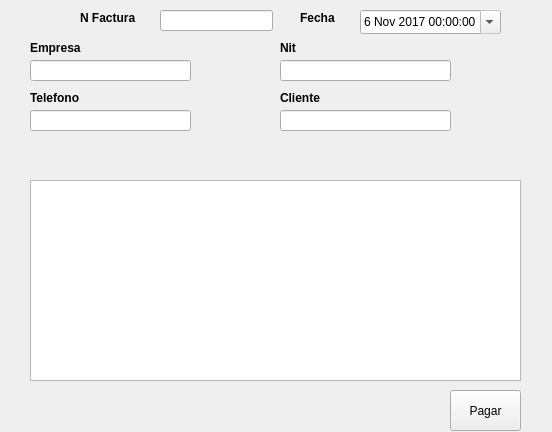
<?xml version="1.0" encoding="UTF-8"?>
<ui version="4.0">
 <class>Facturar</class>
 <widget class="QWidget" name="Facturar">
  <property name="geometry">
   <rect>
    <x>0</x>
    <y>0</y>
    <width>552</width>
    <height>432</height>
   </rect>
  </property>
  <property name="windowTitle">
   <string>Facturar</string>
  </property>
  <widget class="QLineEdit" name="lineEmpresa">
   <property name="geometry">
    <rect>
     <x>30</x>
     <y>60</y>
     <width>161</width>
     <height>21</height>
    </rect>
   </property>
  </widget>
  <widget class="QLineEdit" name="lineNit">
   <property name="geometry">
    <rect>
     <x>280</x>
     <y>60</y>
     <width>171</width>
     <height>21</height>
    </rect>
   </property>
  </widget>
  <widget class="QLineEdit" name="lineTelefono">
   <property name="geometry">
    <rect>
     <x>30</x>
     <y>110</y>
     <width>161</width>
     <height>21</height>
    </rect>
   </property>
  </widget>
  <widget class="QLineEdit" name="lineCliente">
   <property name="geometry">
    <rect>
     <x>280</x>
     <y>110</y>
     <width>171</width>
     <height>21</height>
    </rect>
   </property>
  </widget>
  <widget class="QDateTimeEdit" name="Fecha">
   <property name="geometry">
    <rect>
     <x>360</x>
     <y>10</y>
     <width>141</width>
     <height>24</height>
    </rect>
   </property>
   <property name="readOnly">
    <bool>true</bool>
   </property>
   <property name="date">
    <date>
     <year>2017</year>
     <month>11</month>
     <day>6</day>
    </date>
   </property>
   <property name="calendarPopup">
    <bool>true</bool>
   </property>
   <property name="timeSpec">
    <enum>Qt::LocalTime</enum>
   </property>
  </widget>
  <widget class="QLabel" name="label">
   <property name="geometry">
    <rect>
     <x>30</x>
     <y>40</y>
     <width>61</width>
     <height>16</height>
    </rect>
   </property>
   <property name="font">
    <font>
     <weight>75</weight>
     <bold>true</bold>
    </font>
   </property>
   <property name="text">
    <string>Empresa</string>
   </property>
  </widget>
  <widget class="QLabel" name="label_2">
   <property name="geometry">
    <rect>
     <x>30</x>
     <y>90</y>
     <width>71</width>
     <height>16</height>
    </rect>
   </property>
   <property name="font">
    <font>
     <weight>75</weight>
     <bold>true</bold>
    </font>
   </property>
   <property name="text">
    <string>Telefono</string>
   </property>
  </widget>
  <widget class="QLabel" name="label_3">
   <property name="geometry">
    <rect>
     <x>300</x>
     <y>10</y>
     <width>51</width>
     <height>16</height>
    </rect>
   </property>
   <property name="font">
    <font>
     <weight>75</weight>
     <bold>true</bold>
    </font>
   </property>
   <property name="text">
    <string>Fecha</string>
   </property>
  </widget>
  <widget class="QLabel" name="label_4">
   <property name="geometry">
    <rect>
     <x>280</x>
     <y>40</y>
     <width>60</width>
     <height>16</height>
    </rect>
   </property>
   <property name="font">
    <font>
     <weight>75</weight>
     <bold>true</bold>
    </font>
   </property>
   <property name="text">
    <string>Nit</string>
   </property>
  </widget>
  <widget class="QLabel" name="label_5">
   <property name="geometry">
    <rect>
     <x>280</x>
     <y>90</y>
     <width>60</width>
     <height>16</height>
    </rect>
   </property>
   <property name="font">
    <font>
     <weight>75</weight>
     <bold>true</bold>
    </font>
   </property>
   <property name="text">
    <string>Cliente</string>
   </property>
  </widget>
  <widget class="QTableWidget" name="tablaProductos">
   <property name="geometry">
    <rect>
     <x>30</x>
     <y>180</y>
     <width>491</width>
     <height>201</height>
    </rect>
   </property>
   <property name="rowCount">
    <number>0</number>
   </property>
   <property name="columnCount">
    <number>0</number>
   </property>
   <attribute name="horizontalHeaderCascadingSectionResizes">
    <bool>false</bool>
   </attribute>
  </widget>
  <widget class="QPushButton" name="BotonPagar">
   <property name="geometry">
    <rect>
     <x>450</x>
     <y>390</y>
     <width>71</width>
     <height>41</height>
    </rect>
   </property>
   <property name="text">
    <string>Pagar</string>
   </property>
  </widget>
  <widget class="QLineEdit" name="lineNfactura">
   <property name="geometry">
    <rect>
     <x>160</x>
     <y>10</y>
     <width>113</width>
     <height>21</height>
    </rect>
   </property>
   <property name="readOnly">
    <bool>true</bool>
   </property>
  </widget>
  <widget class="QLabel" name="label_7">
   <property name="geometry">
    <rect>
     <x>80</x>
     <y>10</y>
     <width>71</width>
     <height>16</height>
    </rect>
   </property>
   <property name="font">
    <font>
     <weight>75</weight>
     <bold>true</bold>
    </font>
   </property>
   <property name="text">
    <string>N Factura</string>
   </property>
  </widget>
 </widget>
 <resources/>
 <connections/>
</ui>
